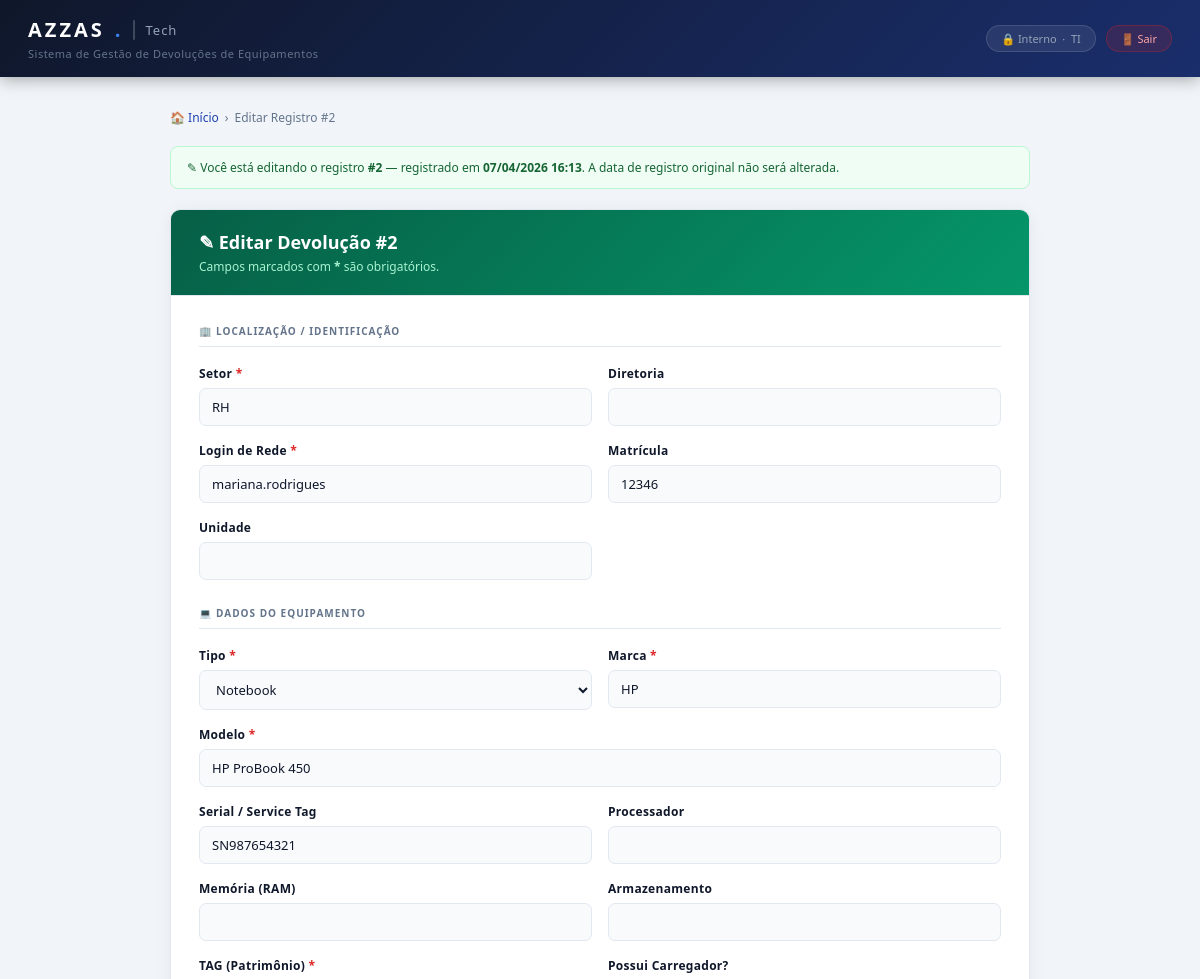
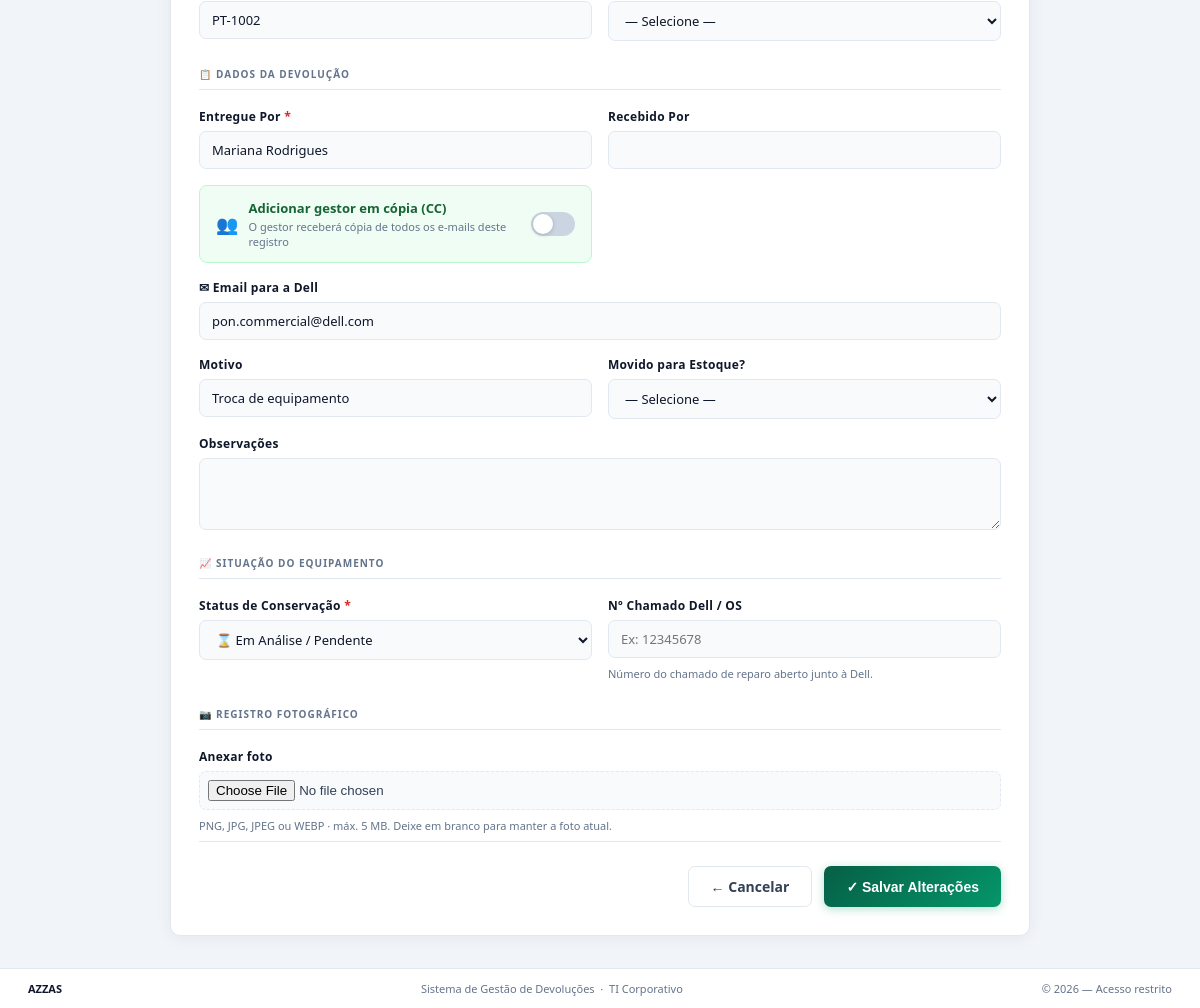
/editar/2 (signed in), run on the app's committed database (2 pictures, top to bottom).
### tables this page shows
CREATE TABLE devolucoes (
            id                  INTEGER PRIMARY KEY AUTOINCREMENT,
            data                TEXT,
            usuario             TEXT,
            nome                TEXT,
            matricula           TEXT,
            departamento        TEXT,
            patrimonio          TEXT,
            modelo              TEXT,
            serial              TEXT,
            status              TEXT,
            motivo              TEXT,
            foto                TEXT,
            diretoria           TEXT,
            tipo                TEXT,
            marca               TEXT,
            processador         TEXT,
            memoria             TEXT,
            armazenamento       TEXT,
            possui_carregador   TEXT,
            recebido_por        TEXT,
            unidade             TEXT,
            observacoes         TEXT,
            movido_para_estoque TEXT,
            email_responsavel   TEXT,
            email_enviado_em    TEXT,
            gestor_email        TEXT,
            chamado_dell        TEXT
        );

### app/web.py (the view, shortened to what this page needs)
@app.route("/editar/<int:id_devolucao>", methods=["GET", "POST"])
@login_required
def editar_devolucao(id_devolucao):
    registro = buscar_por_id(id_devolucao)
    if not registro:
        flash("Registro não encontrado.", "error")
        return redirect(url_for("index"))
    return render_template("editar.html", r=registro)

### app/templates/editar.html (shortened to what this page needs)
<!DOCTYPE html>
<html lang="pt-BR">
<head>
</head>
<body>
<header class="header">
    <div class="header-inner">
        <div>
            <div class="logo">AZZAS<span class="logo-accent">.</span><span class="logo-divider"></span><span class="logo-mod">Tech</span></div>
            <div class="logo-sub">Sistema de Gestão de Devoluções de Equipamentos</div>
        </div>
        <div class="header-right">
            <span class="header-badge">&#128274; Interno &nbsp;·&nbsp; TI</span>
            <a href="{{ url_for('logout') }}" class="btn-logout">&#128682; Sair</a>
        </div>
    </div>
</header>
<main class="main">
    <nav class="breadcrumb">
        <a href="{{ url_for('index') }}">&#127968; Início</a>
        <span>&#8250;</span>
        <span>Editar Registro #{{ r.id }}</span>
    </nav>
    <div class="info-box">
        &#9998; Você está editando o registro <strong>#{{ r.id }}</strong> — registrado em <strong>{{ r.data }}</strong>.
        A data de registro original não será alterada.
    </div>
    <div class="form-card">
        <div class="form-card-header">
            <div class="form-card-title">&#9998; Editar Devolução #{{ r.id }}</div>
            <div class="form-card-sub">Campos marcados com <strong style="color:#a7f3d0">*</strong> são obrigatórios.</div>
        </div>
        <div class="form-body">
            <form method="POST" enctype="multipart/form-data">
                <div class="section-label">&#127970; Localização / Identificação</div>
                <div class="form-grid">
                    <div class="form-group">
                        <label for="departamento">Setor <span class="req">*</span></label>
                        <input type="text" id="departamento" name="departamento" value="{{ r.departamento or '' }}" required autocomplete="off">
                    </div>
                    <div class="form-group">
                        <label for="diretoria">Diretoria</label>
                        <input type="text" id="diretoria" name="diretoria" value="{{ r.diretoria or '' }}" autocomplete="off">
                    </div>
                    <div class="form-group">
                        <label for="usuario">Login de Rede <span class="req">*</span></label>
                        <input type="text" id="usuario" name="usuario" value="{{ r.usuario or '' }}" required autocomplete="off">
                    </div>
                    <div class="form-group">
                        <label for="matricula">Matrícula</label>
                        <input type="text" id="matricula" name="matricula" value="{{ r.matricula or '' }}" autocomplete="off">
                    </div>
                    <div class="form-group">
                        <label for="unidade">Unidade</label>
                        <input type="text" id="unidade" name="unidade" value="{{ r.unidade or '' }}" autocomplete="off">
                    </div>
                </div>
                <div class="section-label">&#128187; Dados do Equipamento</div>
                <div class="form-grid">
                    <div class="form-group">
                        <label for="tipo">Tipo <span class="req">*</span></label>
                        <select id="tipo" name="tipo" required>
                            {% for opt in ["Notebook","Desktop","Monitor","Tablet","Celular","Impressora","Roteador / Switch","Outro"] %}
                                <option value="{{ opt }}" {% if r.tipo == opt %}selected{% endif %}>{{ opt }}</option>
                            {% endfor %}
                        </select>
                    </div>
                    <div class="form-group">
                        <label for="marca">Marca <span class="req">*</span></label>
                        <input type="text" id="marca" name="marca" value="{{ r.marca or '' }}" required autocomplete="off">
                    </div>
                    <div class="form-group span2">
                        <label for="modelo">Modelo <span class="req">*</span></label>
                        <input type="text" id="modelo" name="modelo" value="{{ r.modelo or '' }}" required autocomplete="off">
                    </div>
                    <div class="form-group">
                        <label for="serial">Serial / Service Tag</label>
                        <input type="text" id="serial" name="serial" value="{{ r.serial or '' }}" autocomplete="off">
                    </div>
                    <div class="form-group">
                        <label for="processador">Processador</label>
                        <input type="text" id="processador" name="processador" value="{{ r.processador or '' }}" autocomplete="off">
                    </div>
                    <div class="form-group">
                        <label for="memoria">Memória (RAM)</label>
                        <input type="text" id="memoria" name="memoria" value="{{ r.memoria or '' }}" autocomplete="off">
                    </div>
                    <div class="form-group">
                        <label for="armazenamento">Armazenamento</label>
                        <input type="text" id="armazenamento" name="armazenamento" value="{{ r.armazenamento or '' }}" autocomplete="off">
                    </div>
                    <div class="form-group">
                        <label for="patrimonio">TAG (Patrimônio) <span class="req">*</span></label>
                        <input type="text" id="patrimonio" name="patrimonio" value="{{ r.patrimonio or '' }}" required autocomplete="off">
                    </div>
                    <div class="form-group">
                        <label for="possui_carregador">Possui Carregador?</label>
                        <select id="possui_carregador" name="possui_carregador">
                            <option value="">— Selecione —</option>
                        </select>
                    </div>
                </div>
                <div class="section-label">&#128203; Dados da Devolução</div>
                <div class="form-grid">
                    <div class="form-group">
                        <label for="nome">Entregue Por <span class="req">*</span></label>
                        <input type="text" id="nome" name="nome" value="{{ r.nome or '' }}" required autocomplete="off">
                    </div>
                    <div class="form-group">
                        <label for="recebido_por">Recebido Por</label>
                        <input type="text" id="recebido_por" name="recebido_por" value="{{ r.recebido_por or '' }}" autocomplete="off">
                    </div>
                    <div class="form-group">
                        <div id="gestor-toggle-wrap" style="
                            background: #f0fdf4;
                            border: 1.5px solid #bbf7d0;
                            border-radius: 8px;
                            padding: 13px 16px;
                            display: flex;
                            align-items: center;
                            justify-content: space-between;
                            gap: 12px;
                            cursor: pointer;
                        " onclick="toggleGestorEmail()">
                            <div style="display:flex;align-items:center;gap:10px;">
                                <span style="font-size:18px;">&#128101;</span>
                                <div>
                                    <div style="font-size:13px;font-weight:600;color:#166534;">Adicionar gestor em cópia (CC)</div>
                                    <div style="font-size:11px;color:#64748b;margin-top:2px;">O gestor receberá cópia de todos os e-mails deste registro</div>
                                </div>
                            </div>
                            <div id="gestor-switch" style="
                                width:44px;height:24px;border-radius:12px;
                                background:#cbd5e1;transition:background 0.25s;
                                position:relative;flex-shrink:0;
                            ">
                                <div id="gestor-switch-knob" style="
                                    width:20px;height:20px;border-radius:50%;
                                    background:white;box-shadow:0 1px 4px rgba(0,0,0,0.2);
                                    position:absolute;top:2px;left:2px;
                                    transition:left 0.25s;
                                "></div>
                            </div>
                        </div>
                    </div>
                    <div class="form-group span2">
                        <label for="email_responsavel">&#9993; Email para a Dell</label>
                        <input type="email" id="email_responsavel" name="email_responsavel"
                               value="{{ r.email_responsavel or 'pon.commercial@dell.com' }}" autocomplete="off">
                    </div>
                    <div class="form-group">
                        <label for="motivo">Motivo</label>
                        <input type="text" id="motivo" name="motivo" value="{{ r.motivo or '' }}" autocomplete="off">
                    </div>
                    <div class="form-group">
                        <label for="movido_para_estoque">Movido para Estoque?</label>
                        <select id="movido_para_estoque" name="movido_para_estoque">
                            <option value="">— Selecione —</option>
                        </select>
                    </div>
                    <div class="form-group span2">
                        <label for="observacoes">Observações</label>
                        <textarea id="observacoes" name="observacoes">{{ r.observacoes or '' }}</textarea>
                    </div>
                </div>
                <div class="section-label">&#128200; Situação do Equipamento</div>
                <div class="form-grid">
                    <div class="form-group">
                        <label for="status">Status de Conservação <span class="req">*</span></label>
                        <select id="status" name="status" required>
                            <option value="Pendente" {% if r.status == 'Pendente' %}selected{% endif %}>&#8987; Em Análise / Pendente</option>
                        </select>
                    </div>
                    <div class="form-group">
                        <label for="chamado_dell">Nº Chamado Dell / OS</label>
                        <input type="text" id="chamado_dell" name="chamado_dell"
                               value="{{ r.chamado_dell or '' }}" autocomplete="off"
                               placeholder="Ex: 12345678">
                        <span class="help">Número do chamado de reparo aberto junto à Dell.</span>
                    </div>
                </div>
                <div class="section-label">&#128247; Registro Fotográfico</div>
                <div class="form-grid">
                    <div class="form-group span2">
                        <label for="foto">{% if r.foto %}Substituir foto{% else %}Anexar foto{% endif %}</label>
                        <input type="file" id="foto" name="foto" accept="image/*"
                               style="padding:8px;border:1.5px dashed var(--border);border-radius:7px;background:#f8fafc;cursor:pointer;">
                        <span class="help">PNG, JPG, JPEG ou WEBP · máx. 5 MB. Deixe em branco para manter a foto atual.</span>
                    </div>
                </div>
                <div class="form-actions">
                    <a href="{{ url_for('index') }}" class="btn btn-ghost">&#8592; Cancelar</a>
                    <button type="submit" class="btn btn-primary">&#10003; Salvar Alterações</button>
                </div>
            </form>
        </div>
    </div>
</main>
<footer>
    <span class="footer-brand">AZZAS</span>
    <span>Sistema de Gestão de Devoluções &nbsp;·&nbsp; TI Corporativo</span>
    <span>&copy; 2026 — Acesso restrito</span>
</footer>
</body>
</html>

### data on the page
devolucoes: id "2", data "07/04/2026 16:13", departamento "RH", usuario "mariana.rodrigues", matricula "12346", tipo "Notebook", marca "HP", modelo "HP ProBook 450", serial "SN987654321", patrimonio "PT-1002", nome "Mariana Rodrigues", motivo "Troca de equipamento", status "⌛ Em Análise / Pendente"
